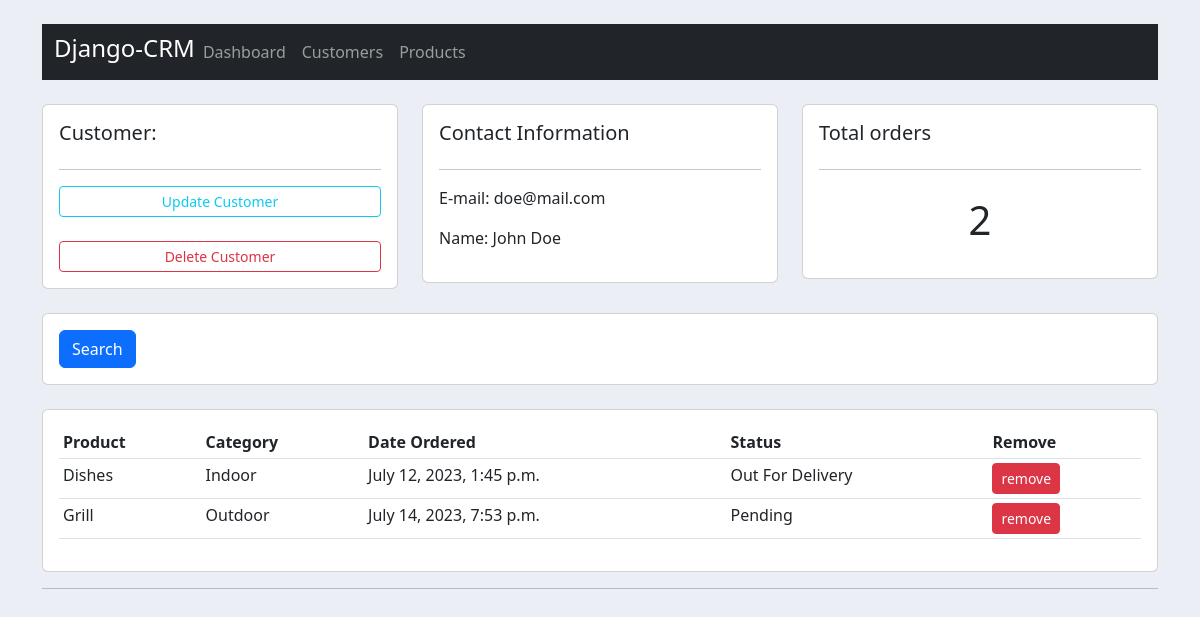
The app's page /customer/1/orders/, older data.
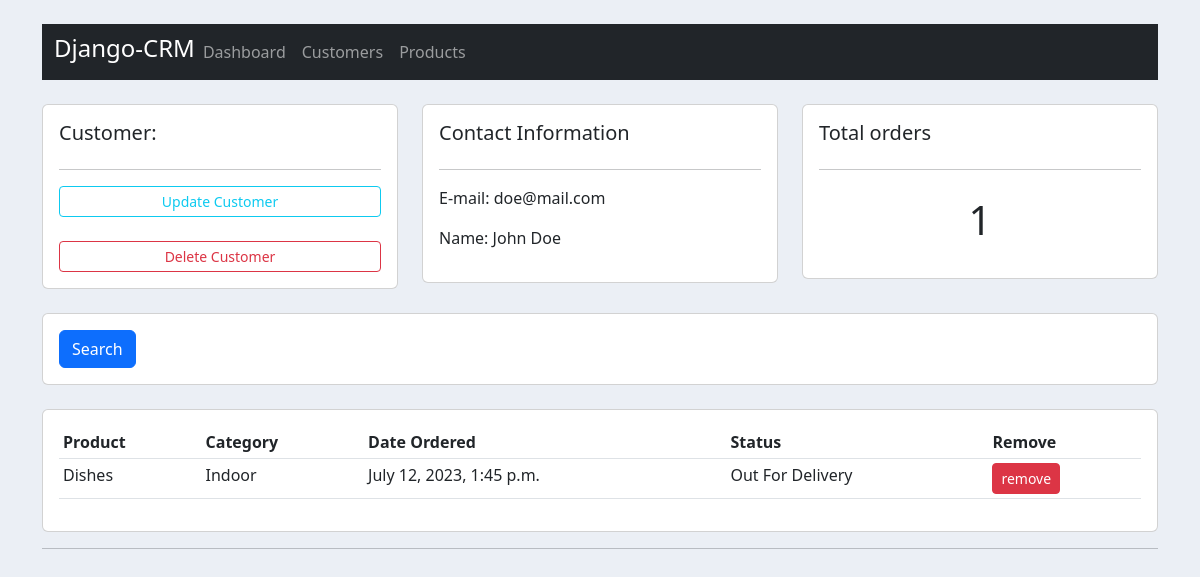
The same page, newer data.
### accounts/models.py (models this page shows, shortened)
class Order(models.Model):
    STATUS = (
        ('Pending','Pending'),
        ('Out For Delivery','Out For Delivery'),
        ('Delivered','Delivered'),
    )
    customer = models.ForeignKey(Customer,null=True,on_delete=models.SET_NULL)
    product = models.ForeignKey(Product,null=True,on_delete=models.SET_NULL)
    date_created = models.DateTimeField(auto_now_add=True,null=True)
    status = models.CharField(max_length=200,null=True,choices=STATUS)

class Product(models.Model):
    CATEGORY = (
        ('Indoor','Indoor'),
        ('Outdoor','Outdoor')
    )
    name = models.CharField(max_length=200,null=True)
    price = models.FloatField(null=True)
    category = models.CharField(max_length=200,null=True,choices=CATEGORY)
    description =models.CharField(max_length=200,null=True,blank=True)
    date_created = models.DateTimeField(auto_now_add=True,null=True)
    tags = models.ManyToManyField(Tags)
    def __str__(self):
        return self.name

### accounts/views.py (the view)
# urls.py: path('customer/<int:customer_id>/orders/', customer_orders, name='customer_orders'),
def customer_orders(request, customer_id):
    customer = get_object_or_404(Customer, id=customer_id)
    orders = Order.objects.filter(customer=customer)
    order_count = orders.count()
    context = {'customer': customer, 'orders': orders, 'order_count': order_count}
    return render(request, 'accounts/customer.html', context)

### accounts/templates/accounts/customer.html
{% extends 'accounts/main.html' %}
{% block content %}
<br>
<div class="row">
    <div class="col-md">
        <div class="card card-body">
            <h5>Customer:</h5>
            <hr>
            <a href="" class="btn btn-outline-info btn-sm btn-block">Update Customer</a>
            <br>
            <a href="{% url 'delete_customer' customer.id %}" class="btn btn-outline-danger btn-sm btn-block">Delete Customer</a>
        </div>
    </div>
    <div class="col-md">
        <div class="card card-body">
           <h5>Contact Information</h5>
           <hr>
           <p>E-mail: {{customer.email}}</p>
           <p>Name:  {{customer.name}}</p>
        </div>
    </div>
    <div class="col-md">
        <div class="card card-body">
           <h5>Total orders</h5>
           <hr>
        <h1 style="text-align: center; padding: 10px;">{{order_count}}</h1>
        </div>
    </div>
</div>
<br>
<div class="row">
   <div class="col">
    <div class="card card-body">
     <form action="" method="get">
        <div class="btn btn-primary" type="submit">Search</div>
     </form>
    </div>
   </div>
</div>
<br>
<div class="row">
    <div class="col-md">
        <div class="card card-body">
            <table class="table table-sm">
                <tr>
                    <th>Product</th>
                    <th>Category</th>
                    <th>Date Ordered</th>
                    <th>Status</th>
                    <th>Remove</th>
                </tr>
                {% for order in orders %}
                <tr>
                    <td>{{order.product}}</td>
                    <td>{{order.product.category}}</td>
                    <td>{{order.date_created}}</td>
                    <td>{{order.status}}</td>
                    <td><a href="{% url 'delete_order' order.id %}" class="btn btn-danger btn-sm">remove</a></a></td>
                </tr>
                {% endfor %}
            </table>
        </div>
    </div>
</div>
{% endblock %}

Row changes from the older to the newer data that the page shows:
removed Order: product "Grill", product.category "Outdoor", date_created "July 14, 2023, 7:53 p.m.", status "Pending"
Text that changed along with them:
{{ order_count }}: "2" → "1"
